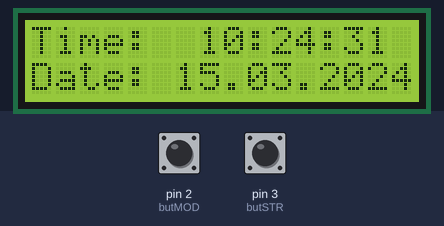
Simulated run of this sketch. Board: Arduino Mega 2560, built with avr-gcc and run on an emulated ATmega2560. Shown: 16×2 character LCD. The inputs (shaded band) are chosen by the test bench; at power-on: pin 2 (butMOD) HIGH, pin 3 (butSTR) HIGH. The local clock reads 2024-03-15 10:24:30 at power-on unless the sketch sets it.

Above: at 1.2 s.
1.3 s: pin 2 (butMOD) pulled LOW for 0.15 s
At 2.0 s:
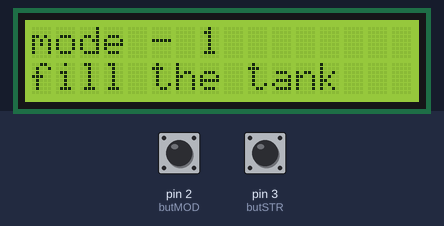
3.0 s: pin 3 (butSTR) pulled LOW for 0.15 s
At 4.2 s:
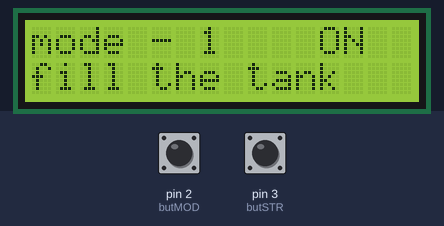
4.6 s: pin 2 (butMOD) pulled LOW for 1 s
At 6.8 s:
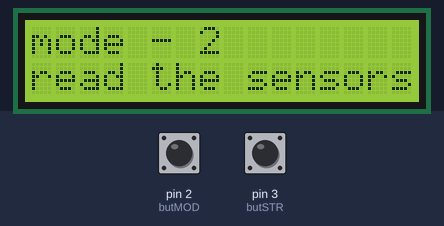
7.1 s: pin 2 (butMOD) pulled LOW for 0.15 s
At 8.0 s:
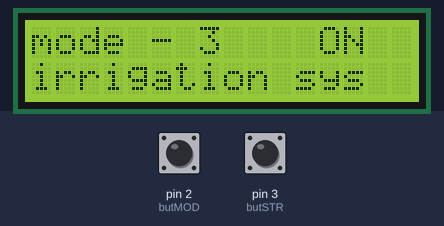
8.8 s: pin 3 (butSTR) pulled LOW for 1 s
At 9.3 s:
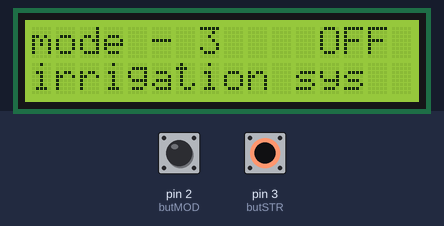
11.3 s: pin 3 (butSTR) pulled LOW for 0.15 s
At 12.7 s:
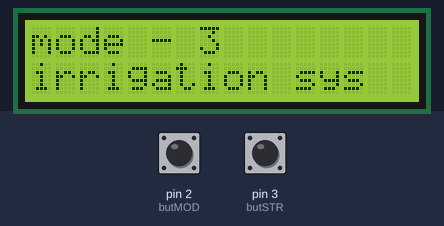
Timing chart, 0 to 13.9 s (numbered marks = the images above; inputs shaded):
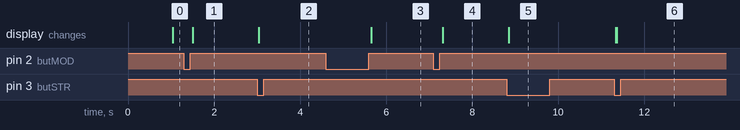

Measured:
- after the input at 1.3 s, the display: changes after 0.21 s (image 1)
- after the input at 3.0 s, the display: changes at once (image 2)
- after the input at 4.6 s, the display: changes after 1.1 s (image 3)
- after the input at 7.1 s, the display: changes after 0.22 s (image 4)
- after the input at 8.8 s, the display: changes after 0.05 s (image 5)
- after the input at 11.3 s, the display: first changes at once (image 6 shows a later state)

The sketch:

menu-projeto.ino
```cpp
// --- Bibliotecas Auxiliares ---
#include <LiquidCrystal_I2C.h>
#include <DS3231.h>

// Init the DS3231 using the hardware interface
DS3231  rtc(SDA, SCL);

// --- Mapeamento de Hardware ---
#define butMOD    2                                     //Botão para selecionar tela acima no digital 2
#define butSTR    3                                     //Botão de start ou stop do ambiente
#define butPlus   52                                     //Botão para selecionar tela acima no digital 2
#define butMinus  53                                     //Botão de start ou stop do ambiente


// Modulo I2C display no endereco 0x27
LiquidCrystal_I2C lcd(0x27, 2, 1, 0, 4, 5, 6, 7, 3, POSITIVE);

void changeMenu();                                      //Função para modificar o menu atual
void dispMenu();                                        //Função para mostrar o menu atual
void menu1();
void menu2();
void menu3();
void menu4();
void menu5();


// --- Variáveis Globais ---
char menu = 0x01;                                       //Variável para selecionar o menu
char subMenu = 0x01;                                       //Variável para selecionar o menu

boolean t_butMOD, t_butSTR, t_butPlus, t_butMinus;                             //Flags para armazenar o estado dos botões

static byte estadoSTR = 0;
static unsigned long delayBouce2;
static bool estadoBotaoSTR = true;
static bool estadoAntBotaoSTR = true;

static byte estadoPlus = 0;
static unsigned long delayBouce3;
static bool estadoBotaoPlus = true;
static bool estadoAntBotaoPlus = true;


void setup() {
  rtc.begin();
  //Inicializa LCD 16 x 2
  lcd.begin (16, 2);

  pinMode(butMOD, INPUT_PULLUP);     //Entrada para os botões (digitais 2) com pull-ups internos
  pinMode(butSTR, INPUT_PULLUP);     //Entrada para os botões (digitais 3) com pull-ups internos
  pinMode(butPlus, INPUT_PULLUP);     //Entrada para os botões (digitais 2) com pull-ups internos
  pinMode(butMinus, INPUT_PULLUP);     //Entrada para os botões (digitais 3) com pull-ups internos

  t_butMOD   = 0x00;                                      //limpa flag do botão Mode
  t_butSTR   = 0x00;                                      //limpa flag do botão start


}

void loop() {
  changeMenu();
  dispMenu();

}

void changeMenu()                                       //Modifica o menu atual
{
  if (!digitalRead(butMOD))   t_butMOD   = 0x01;       //Botão Up pressionado? Seta flag

  if (digitalRead(butMOD) && t_butMOD)                  //Botão Up solto e flag setada?
  { //Sim...
    t_butMOD = 0x00;                                  //Limpa flag

    lcd.clear();                                     //Limpa display
    menu++;                                           //Incrementa menu

    if (menu > 0x05) menu = 0x01;                     //Se menu maior que 4, volta a ser 1

  } //end butUp

} //end changeMenu

void dispMenu()                                         //Mostra o menu atual
{
  switch (menu)                                       //Controle da variável menu
  {
    case 0x01:                                       //Caso 1
      menu1();                                   //Chama a função de relógio

      break;                                     //break
    case 0x02:                                       //Caso 2
      menu2();                                   //Chama a função do termômetro

      break;                                     //break
    case 0x03:                                       //Caso 3
      menu3();                                   //Chama função para acionamento de lâmpadas

      break;                                     //break
    case 0x04:                                       //Caso 3
      menu4();                                   //Chama função para acionamento de lâmpadas

      break;                                     //break

    case 0x05:                                       //Caso 3
      menu5();                                   //Chama função para acionamento de lâmpadas

      break;                                     //break


  } //end switch menu

} //end dispMenu

void menu1()
{
  lcd.setCursor(0, 0);
  lcd.print("Time:  ");
  lcd.print(rtc.getTimeStr());

  lcd.setCursor(0, 1);
  lcd.print("Date: ");
  lcd.print(rtc.getDateStr());


} //end menu1

void menu2()                                            //Função genérica para um quarto menu...
{
  lcd.setCursor(0, 0);
  lcd.print("mode - 1");
  lcd.setCursor(0, 1);
  lcd.print("fill the tank");

  estadoBotaoSTR = digitalRead (butSTR);
  if ((!estadoBotaoSTR && estadoAntBotaoSTR) && ((millis() - delayBouce2))) {
    estadoSTR++;
    if (estadoSTR > 2) {
      lcd.clear();
      estadoSTR = 0;
    }
    delayBouce2 = millis();
  }

  estadoAntBotaoSTR = estadoBotaoSTR;
  switch (estadoSTR)                                     //Controle do set1
  {
    case 0x01:                                        //Caso 1
      lcd.setCursor(0, 0);
      lcd.print("mode - 1");
      lcd.setCursor(0, 1);
      lcd.print("fill the tank");
      lcd.setCursor(12, 0);                     //Posiciona cursor na coluna 1, linha 2
      lcd.print("ON");                         //Imprime mensagem

      break;
    case 0x02:                                    //Caso 2
      lcd.setCursor(0, 0);
      lcd.print("mode - 1");
      lcd.setCursor(0, 1);
      lcd.print("fill the tank");
      lcd.setCursor(12, 0);                   //Posiciona cursor na coluna 1, linha 2
      lcd.print("OFF");                       //Imprime mensagem

      break;                                  //Break

  } //end switch set1

} //end menu2

void menu3()                                            //Função genérica para um quarto menu...
{
  lcd.setCursor(0, 0);
  lcd.print("mode - 2");
  lcd.setCursor(0, 1);
  lcd.print("read the sensors");


} //end menu3

void menu4()                                            //Função genérica para um quarto menu...
{
  lcd.setCursor(0, 0);
  lcd.print("mode - 3");
  lcd.setCursor(0, 1);
  lcd.print("irrigation sys");

  estadoBotaoSTR = digitalRead (butSTR);
  if ((!estadoBotaoSTR && estadoAntBotaoSTR) && ((millis() - delayBouce2))) {
    estadoSTR++;
    if (estadoSTR > 2) {
      lcd.clear();
      estadoSTR = 0;
    }
    delayBouce2 = millis();
  }

  estadoAntBotaoSTR = estadoBotaoSTR;
  switch (estadoSTR)                                     //Controle do set1
  {
    case 0x01:                                        //Caso 1
      lcd.setCursor(0, 0);
      lcd.print("mode - 3");
      lcd.setCursor(0, 1);
      lcd.print("irrigation sys");
      lcd.setCursor(12, 0);                     //Posiciona cursor na coluna 1, linha 2
      lcd.print("ON");                         //Imprime mensagem

      break;
    case 0x02:                                    //Caso 2
      lcd.setCursor(0, 0);
      lcd.print("mode - 3");
      lcd.setCursor(0, 1);
      lcd.print("irrigation sys");
      lcd.setCursor(12, 0);                   //Posiciona cursor na coluna 1, linha 2
      lcd.print("OFF");                       //Imprime mensagem

      break;                                  //Break


  }

} //end menu4

void menu5()                                            //Função genérica para um quarto menu...
{
  lcd.setCursor(0, 0);
  lcd.print("mode - 4");
  lcd.setCursor(0, 1);
  lcd.print("change OnOff");

  estadoBotaoSTR = digitalRead (butSTR);
  if ((!estadoBotaoSTR && estadoAntBotaoSTR) && ((millis() - delayBouce2))) {
    estadoSTR++;
    if (estadoSTR > 2) {
      lcd.clear();
      estadoSTR = 0;
    }
    delayBouce2 = millis();
  }

  estadoAntBotaoSTR = estadoBotaoSTR;
  switch (estadoSTR)                                     //Controle do set1
  {
    case 0x01:                                        //Caso 1
      lcd.clear();
      lcd.setCursor(0, 0);
      lcd.print("mode - 4");
      lcd.setCursor(0, 1);
      lcd.print("trocar ON");

      break;
    case 0x02:                                    //Caso 2
      lcd.clear();
      lcd.setCursor(0, 0);
      lcd.print("mode - 4");
      lcd.setCursor(0, 1);
      lcd.print("trocar OFF");

      break;                                  //Break


  }


} //end menu5
```
